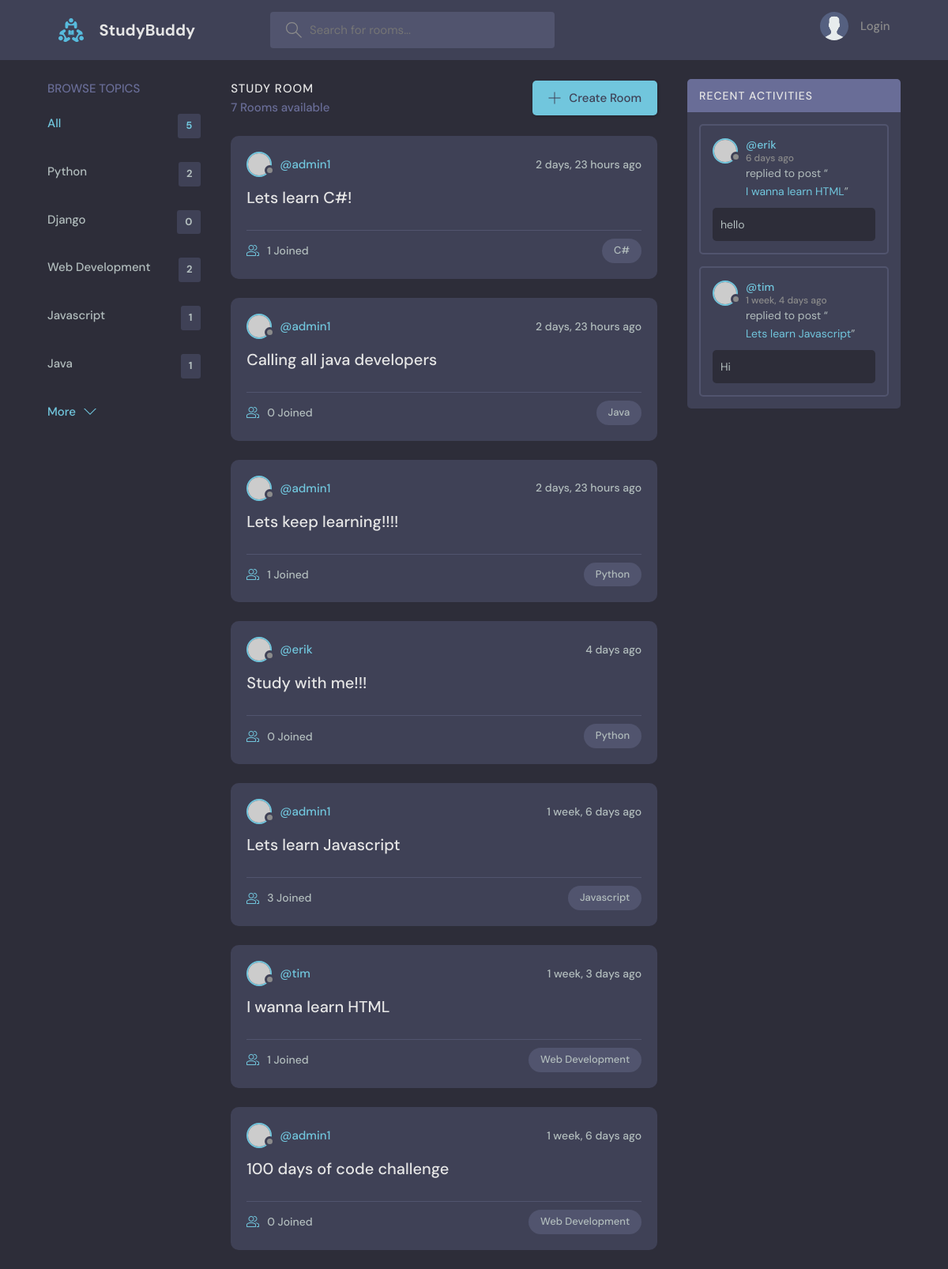
The page / on the database its author committed.
### base/models.py (models this page shows, shortened)
class Topic(models.Model):
    name = models.CharField(max_length=200)

class Room(models.Model):
    host = models.ForeignKey(User, on_delete=models.SET_NULL, null=True)
    topic = models.ForeignKey(Topic, on_delete=models.SET_NULL, null=True)
    name = models.CharField(max_length=200)
    description = models.TextField(null=True, blank=True)
    participants = models.ManyToManyField(User, related_name='participants', blank=True)
    updated = models.DateTimeField(auto_now=True)
    created = models.DateTimeField(auto_now_add=True)
    class Meta:
        ordering = ['-updated', '-created']
    def __str__(self):
        return self.name

class Message(models.Model):
    user = models.ForeignKey(User, on_delete=models.CASCADE)
    room = models.ForeignKey(Room, on_delete=models.CASCADE)
    body = models.TextField()
    updated = models.DateTimeField(auto_now=True)
    created = models.DateTimeField(auto_now_add=True)
    class Meta:
        ordering = ['-updated', '-created']

### base/views.py (the view)
# urls.py: path('', views.home, name="home"),
def home(request):
    q = request.GET.get('q') if request.GET.get('q') != None else ''
    rooms = Room.objects.filter(
        Q(topic__name__icontains=q) |
        Q(name__icontains=q) |
        Q(description__icontains=q)
        );
    topics = Topic.objects.all()[0:5];
    room_count = rooms.count()
    room_messages = Message.objects.filter(
        Q(room__topic__name__icontains=q))
    context = {'rooms' : rooms,
               'topics': topics,
                'room_count' : room_count,
                'room_messages': room_messages}
    return render(request, 'base/home.html', context)

### base/templates/base/home.html (shortened to what this page needs)
{% extends 'main.html' %} {% block content %}
<main class="layout layout--3">
  <div class="container">
    {% include 'base/topics_component.html' %}
    <div class="roomList">
      <div class="roomList__header">
        <div>
          <h2>Study Room</h2>
          <p>{{room_count}} Rooms available</p>
        </div>
        <a class="btn btn--main" href="{% url 'create-room' %}">
          <svg
            version="1.1"
            xmlns="http://www.w3.org/2000/svg"
            width="32"
            height="32"
            viewBox="0 0 32 32"
          >
            <title>add</title>
            <path
              d="M16.943 0.943h-1.885v14.115h-14.115v1.885h14.115v14.115h1.885v-14.115h14.115v-1.885h-14.115v-14.115z"
            ></path>
          </svg>
          Create Room
        </a>
      </div>
      {% include 'base/feed_component.html' %}
    </div>
    {% include 'base/activity_component.html' %}
  </div>
</main>
{% endblock content %}

### base/templates/base/topics_component.html
<div class="topics">
    <div class="topics__header">
      <h2>Browse Topics</h2>
    </div>
    <ul class="topics__list">
      <li>
        <a href="{% url 'home' %}" class="active">All <span>{{topics.count}}</span></a>
      </li>
      {% for topic in topics %}
      <li>
        <a href="{% url 'home' %}?q={{topic.name}}">{{topic.name}} <span>{{topic.room_set.all.count}}</span></a>
      </li>
      {% endfor %}
    </ul>
    <a class="btn btn--link" href="{% url 'topics' %}">
      More
      <svg
      version="1.1"
      xmlns="http://www.w3.org/2000/svg"
      width="32"
      height="32"
        viewBox="0 0 32 32"
        >
        <title>chevron-down</title>
        <path d="M16 21l-13-13h-3l16 16 16-16h-3l-13 13z"></path>
      </svg>
    </a>
  </div>

### base/templates/base/feed_component.html (shortened to what this page needs)
{% for room in rooms %}
<div class="roomListRoom">
  <div class="roomListRoom__header">
    <a
      href="{% url 'user-profile' room.host.id %}"
      class="roomListRoom__author"
    >
      <div class="avatar avatar--small">
        <img src="https://randomuser.me/api/portraits/women/11.jpg" />
      </div>
      <span>@{{room.host.username}}</span>
    </a>
    <div class="roomListRoom__actions">
      <span>{{room.created|timesince}} ago</span>
    </div>
  </div>
  <div class="roomListRoom__content">
    <a href="{% url 'room' room.id %}">{{room.name}}</a>
  </div>
  <div class="roomListRoom__meta">
    <a href="{% url 'room' room.id %}" class="roomListRoom__joined">
      {{room.participants.all.count}} Joined
    </a>
    <p class="roomListRoom__topic">{{room.topic.name}}</p>
  </div>
</div>
{% endfor %}

### base/templates/base/activity_component.html (shortened to what this page needs)
<div class="activities">
  <div class="activities__header">
    <h2>Recent Activities</h2>
  </div>
  {% for message in room_messages %}
  <div class="activities__box">
    <div class="activities__boxHeader roomListRoom__header">
      <a
        href="{% url 'user-profile' message.user.id %}"
        class="roomListRoom__author"
      >
        <div class="avatar avatar--small">
          <img src="https://randomuser.me/api/portraits/women/11.jpg" />
        </div>
        <p>
          @{{message.user}}
          <span>{{message.created|timesince}} ago</span>
        </p>
      </a>
    </div>
    <div class="activities__boxContent">
      <p>
        replied to post “<a href="{% url 'room' message.room.id %}"
          >{{message.room}}</a
        >”
      </p>
      <div class="activities__boxRoomContent">{{message.body}}</div>
    </div>
  </div>
  {% endfor %}
</div>

### rows shown on the page
Topic: name "Python", room_set.all.count "2"
Topic: name "Django", room_set.all.count "0"
Topic: name "Web Development", room_set.all.count "2"
Topic: name "Javascript", room_set.all.count "1"
Topic: name "Java", room_set.all.count "1"
Room: host.username "admin1", created "2 days, 23 hours", name "Lets learn C#!", participants.all.count "1", topic.name "C#"
Room: host.username "admin1", created "2 days, 23 hours", name "Calling all java developers", participants.all.count "0", topic.name "Java"
Room: host.username "admin1", created "2 days, 23 hours", name "Lets keep learning!!!!", participants.all.count "1", topic.name "Python"
Room: host.username "erik", created "4 days", name "Study with me!!!", participants.all.count "0", topic.name "Python"
Room: host.username "admin1", created "1 week, 6 days", name "Lets learn Javascript", participants.all.count "3", topic.name "Javascript"
Room: host.username "tim", created "1 week, 3 days", name "I wanna learn HTML", participants.all.count "1", topic.name "Web Development"
Room: host.username "admin1", created "1 week, 6 days", name "100 days of code challenge", participants.all.count "0", topic.name "Web Development"
Message: user "erik", created "6 days", room "I wanna learn HTML", body "hello"
Message: user "tim", created "1 week, 4 days", room "Lets learn Javascript", body "Hi"

### other values the page prints
{{ topics.count }} "5"
{{ room_count }} "7"
